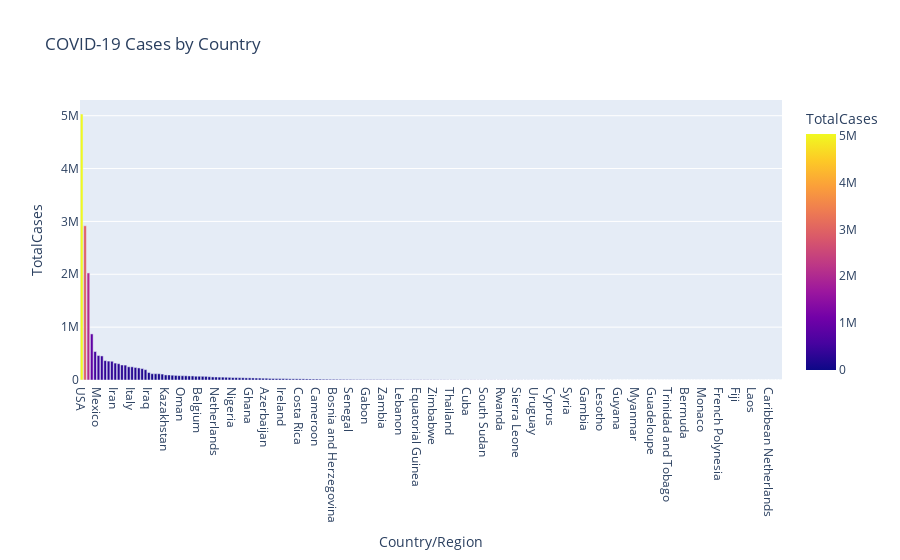

Notebook code for this chart:
### Markdown cell above
### **5.2 Bar Plot**

### Code cell
fig = px.bar(df, x='Country/Region', y='TotalCases', title='COVID-19 Cases by Country', color='TotalCases')
fig.show()

### Figure 1 — Plotly figure (JSON) as saved in the notebook; plotly's stock layout.template omitted (floating-point values rounded to 4 significant figures; data arrays with more than 128 entries replaced by an {"elided": "..."} marker saying what was removed)
{"data": [{"hovertemplate": "Country/Region=%{x}<br>TotalCases=%{marker.color}<extra></extra>", "legendgroup": "", "marker": {"color": {"elided": "209 int values"}, "coloraxis": "coloraxis", "pattern": {"shape": ""}}, "name": "", "orientation": "v", "showlegend": false, "textposition": "auto", "type": "bar", "x": {"elided": "209 str values"}, "xaxis": "x", "y": {"elided": "209 int values"}, "yaxis": "y"}], "layout": {"barmode": "relative", "coloraxis": {"colorbar": {"title": {"text": "TotalCases"}}, "colorscale": [[0, "#0d0887"], [0.1111, "#46039f"], [0.2222, "#7201a8"], [0.3333, "#9c179e"], [0.4444, "#bd3786"], [0.5556, "#d8576b"], [0.6667, "#ed7953"], [0.7778, "#fb9f3a"], [0.8889, "#fdca26"], [1, "#f0f921"]]}, "legend": {"tracegroupgap": 0}, "title": {"text": "COVID-19 Cases by Country"}, "xaxis": {"anchor": "y", "domain": [0, 1], "title": {"text": "Country/Region"}}, "yaxis": {"anchor": "x", "domain": [0, 1], "title": {"text": "TotalCases"}}}}
